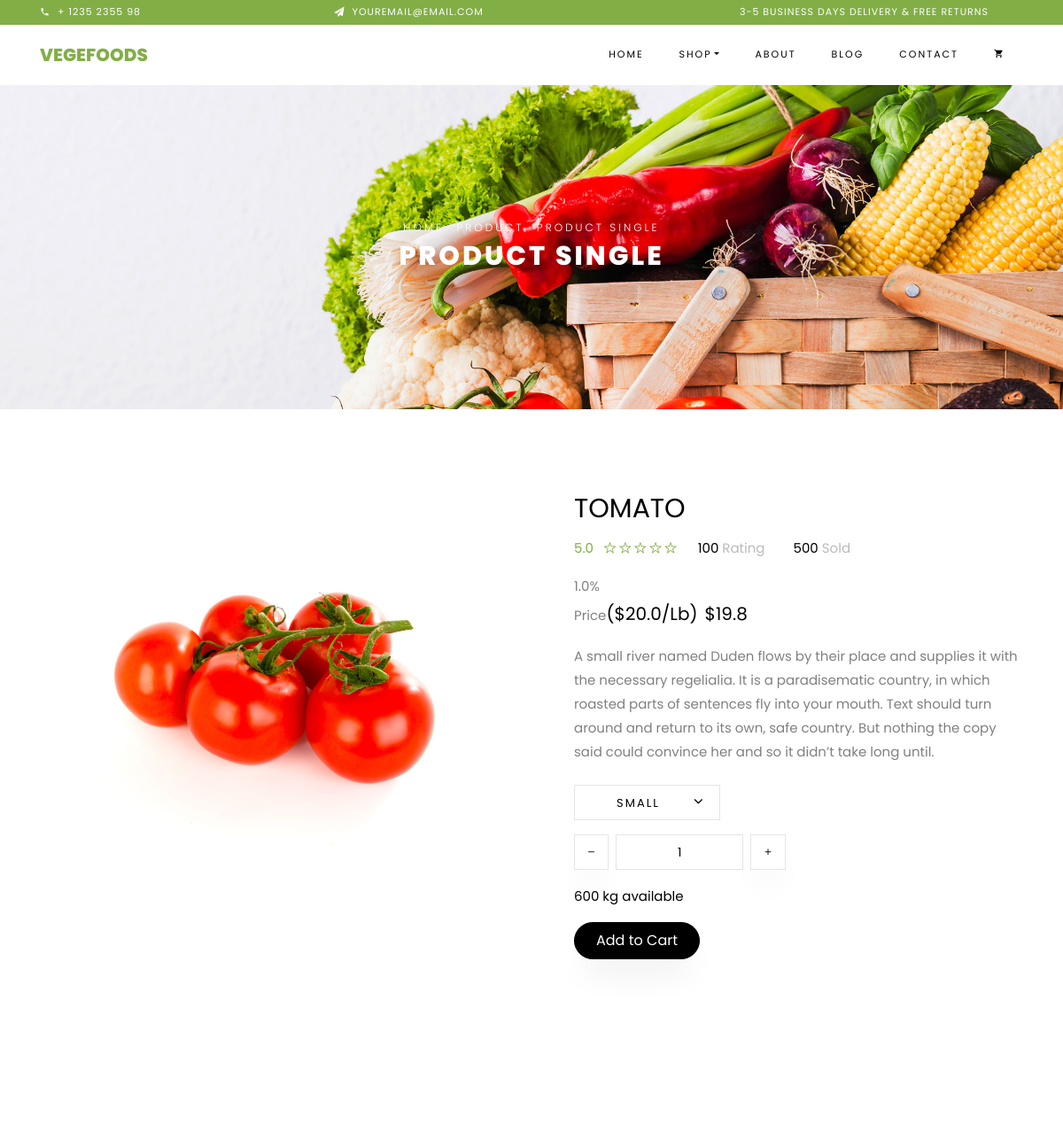
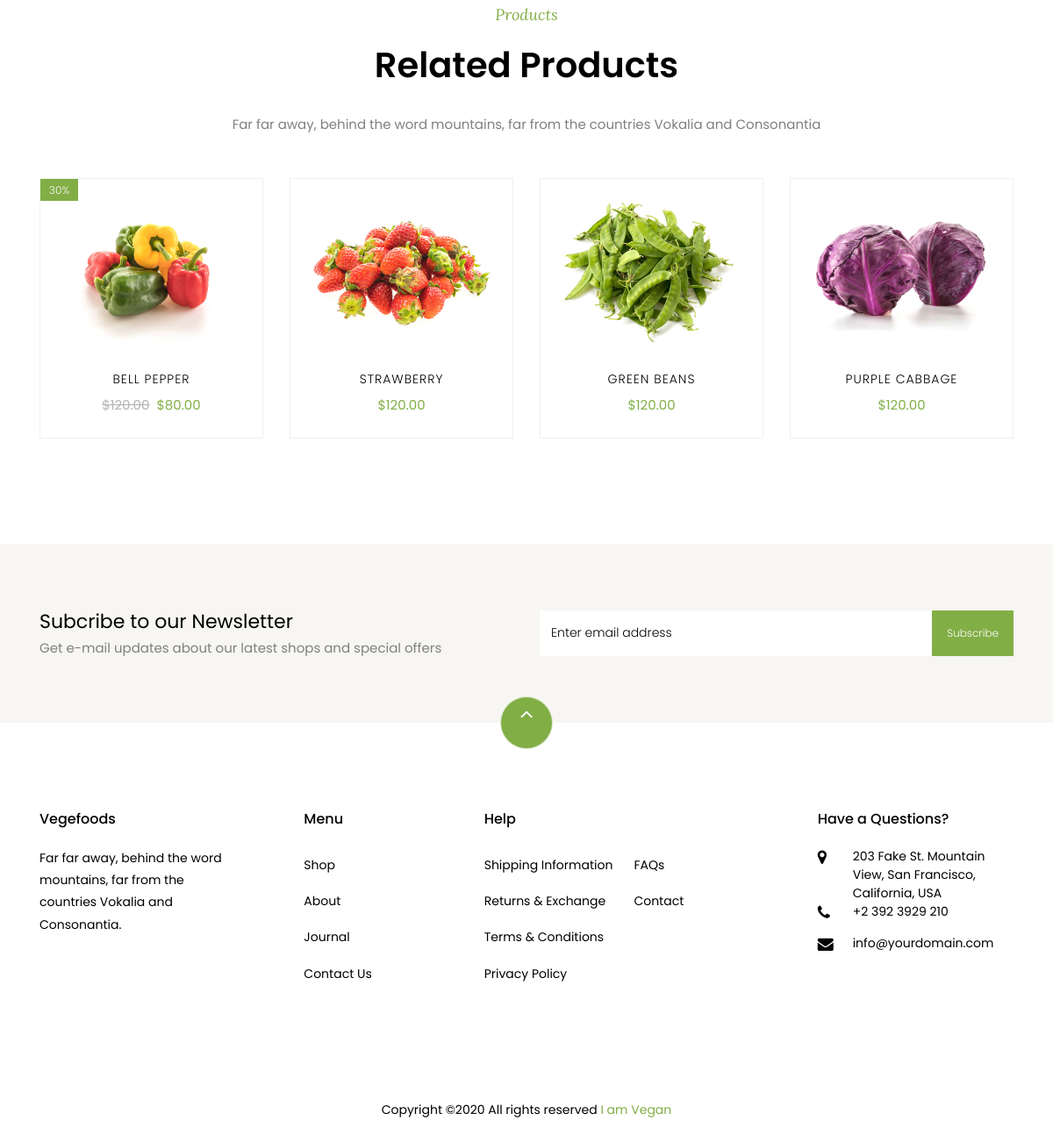
Page /10/ on the committed database (2 pictures, top to bottom).
### iamvegan/models.py (models this page shows)
class Product(models.Model):
    name = models.CharField(max_length=200)
    price = models.FloatField()
    discounted_price = models.FloatField()
    category = models.CharField(max_length=7, choices=CATEGORY_CHOICES)
    label = models.CharField(max_length=10, choices=LABEL_CHOICES)
    image = models.ImageField(upload_to='')
    quantity = models.IntegerField(default=1)
    afterdiscount = ComputedFloatField(default=0, compute_from='calculation1')
    totalprice = ComputedFloatField(default=0, compute_from='calculation2')
    taxes = models.FloatField()
    @property
    def calculation1(self):
        return self.price - (self.discounted_price / 100) * self.price
    @property
    def calculation2(self):
        return self.price * self.quantity + self.taxes

### iamvegan/views.py (the view)
# urls.py: path('<int:id>/', views.product, name='product'),
def product(request, id):
    product_object2 = Product.objects.get(pk=id)
    return render(request, "Iamvegan/product_product_single.html", {'product_object2': product_object2})

### templates/Iamvegan/product_product_single.html (shortened to what this page needs)
{% extends "Iamvegan/basetemplate.html" %}
{% block body %}
    <div class="hero-wrap hero-bread" style="background-image: url('/static/images/bg_1.jpg');">
        <div class="container">
            <div class="row no-gutters slider-text align-items-center justify-content-center">
                <div class="col-md-9 animate text-center">
                    <p class="breadcrumbs"><span class="mr-2"><a href="index.html">Home</a></span> <span class="mr-2"><a
                            href="index.html">Product</a></span> <span>Product Single</span></p>
                    <h1 class="mb-0 bread">Product Single</h1>
                </div>
            </div>
        </div>
    </div>
    <section class="ftco-section">
        <div class="container">
            <div class="row">
                <div class="col-lg-6 mb-5 animate">
                    <a href="{{ product_object2.image.url }}" class="image-popup"><img
                            src="{{ product_object2.image.url }}" class="img-fluid" alt="Template"></a>
                </div>
                <div class="col-lg-6 product-details pl-md-5 animate">
                    <h3>{{ product_object2.name }}</h3>
                    <div class="rating d-flex">
                        <p class="text-left mr-4">
                            <a href="#" class="mr-2">5.0</a>
                            <a href="#"><span class="ion-ios-star-outline"></span></a>
                            <a href="#"><span class="ion-ios-star-outline"></span></a>
                            <a href="#"><span class="ion-ios-star-outline"></span></a>
                            <a href="#"><span class="ion-ios-star-outline"></span></a>
                            <a href="#"><span class="ion-ios-star-outline"></span></a>
                        </p>
                        <p class="text-left mr-4">
                            <a href="#" class="mr-2" style="color: #000;">100 <span
                                    style="color: #bbb;">Rating</span></a>
                        </p>
                        <p class="text-left">
                            <a href="#" class="mr-2" style="color: #000;">500 <span style="color: #bbb;">Sold</span></a>
                        </p>
                    </div>
                    <span class="status">{{ product_object2.discounted_price }}%</span>
                    <p class="price">Price<span
                            class="mr-2 price-dc">(${{ product_object2.price }}/Lb)</span><span
                            class="price-sale">${{ product_object2.afterdiscount }}</span></p>
                    <p>A small river named Duden flows by their place and supplies it with the necessary regelialia. It
                        is a paradisematic country, in which roasted parts of sentences fly into your mouth. Text should
                        turn around and return to its own, safe country. But nothing the copy said could convince her
                        and so it didn’t take long until.
                    </p>
                    <div class="row mt-4">
                        <div class="col-md-6">
                            <div class="form-group d-flex">
                                <div class="select-wrap">
                                    <div class="icon"><span class="ion-ios-arrow-down"></span></div>
                                    <select name="" id="" class="form-control">
                                        <option value="">Small</option>
                                    </select>
                                </div>
                            </div>
                        </div>
                        <div class="input-group col-md-6 d-flex mb-3">
	             	<span class="input-group-btn mr-2">
	                	<button type="button" class="quantity-left-minus btn" data-type="minus" data-field="">
	                   <i class="ion-ios-remove"></i>
	                	</button>
	            		</span>
                            <input type="text" id="quantity" name="quantity" class="form-control input-number" value="1"
                                   min="1" max="100">
                            <span class="input-group-btn ml-2">
	                	<button type="button" class="quantity-right-plus btn" data-type="plus" data-field="">
	                     <i class="ion-ios-add"></i>
	                 </button>
	             	</span>
                        </div>
                        <div class="col-md-12">
                            <p style="color: #000;">600 kg available</p>
                        </div>
                    </div>
                    <p><a href="cart.html" class="btn btn-black py-2 px-4">Add to Cart</a></p>
                </div>
            </div>
        </div>
    </section>
    <section class="ftco-section">
        <div class="container">
            <div class="row justify-content-center mb-3 pb-3">
                <div class="col-md-12 heading-section text-center animate">
                    <span class="subheading">Products</span>
                    <h2 class="mb-4">Related Products</h2>
                    <p>Far far away, behind the word mountains, far from the countries Vokalia and Consonantia</p>
                </div>
            </div>
        </div>
        <div class="container">
            <div class="row">
                <div class="col-md-6 col-lg-3 animate">
                    <div class="product">
                        <a href="#" class="img-prod"><img class="img-fluid" src="/static/images/product-1.jpg"
                                                          alt="Colorlib Template">
                            <span class="status">30%</span>
                        </a>
                        <div class="text py-3 pb-4 px-3 text-center">
                            <h3><a href="#">Bell Pepper</a></h3>
                            <div class="d-flex">
                                <div class="pricing">
                                    <p class="price"><span class="mr-2 price-dc">$120.00</span><span class="price-sale">$80.00</span>
                                    </p>
                                </div>
                            </div>
                        </div>
                    </div>
                </div>
                <div class="col-md-6 col-lg-3 animate">
                    <div class="product">
                        <a href="#" class="img-prod"><img class="img-fluid" src="/static/images/product-2.jpg"
                                                          alt="Colorlib Template">
                        </a>
                        <div class="text py-3 pb-4 px-3 text-center">
                            <h3><a href="#">Strawberry</a></h3>
                            <div class="d-flex">
                                <div class="pricing">
                                    <p class="price"><span>$120.00</span></p>
                                </div>
                            </div>
                        </div>
                    </div>
                </div>
                <div class="col-md-6 col-lg-3 animate">
                    <div class="product">
                        <a href="#" class="img-prod"><img class="img-fluid" src="/static/images/product-3.jpg"
                                                          alt="Colorlib Template">
                        </a>
                        <div class="text py-3 pb-4 px-3 text-center">
                            <h3><a href="#">Green Beans</a></h3>
                            <div class="d-flex">
                                <div class="pricing">
                                    <p class="price"><span>$120.00</span></p>
                                </div>
                            </div>
                        </div>
                    </div>
                </div>
                <div class="col-md-6 col-lg-3 animate">
                    <div class="product">
                        <a href="#" class="img-prod"><img class="img-fluid" src="/static/images/product-4.jpg"
                                                          alt="Colorlib Template">
                        </a>
                        <div class="text py-3 pb-4 px-3 text-center">
                            <h3><a href="#">Purple Cabbage</a></h3>
                            <div class="d-flex">
                                <div class="pricing">
                                    <p class="price"><span>$120.00</span></p>
                                </div>
                            </div>
                        </div>
                    </div>
                </div>
            </div>
        </div>
    </section>
    <section class="ftco-section ftco-no-pt ftco-no-pb py-5 bg-light">
        <div class="container py-4">
            <div class="row d-flex justify-content-center py-5">
                <div class="col-md-6">
                    <h2 style="font-size: 22px;" class="mb-0">Subcribe to our Newsletter</h2>
                    <span>Get e-mail updates about our latest shops and special offers</span>
                </div>
                <div class="col-md-6 d-flex align-items-center">
                    <form action="#" class="subscribe-form">
                        <div class="form-group d-flex">
                            <input type="text" class="form-control" placeholder="Enter email address">
                            <input type="submit" value="Subscribe" class="submit px-3">
                        </div>
                    </form>
                </div>
            </div>
        </div>
    </section>
{% endblock %}

### rows in the picture
Product: image (picture), name "TOMATO", discounted_price "1.0", price "20.0", afterdiscount "19.8"
